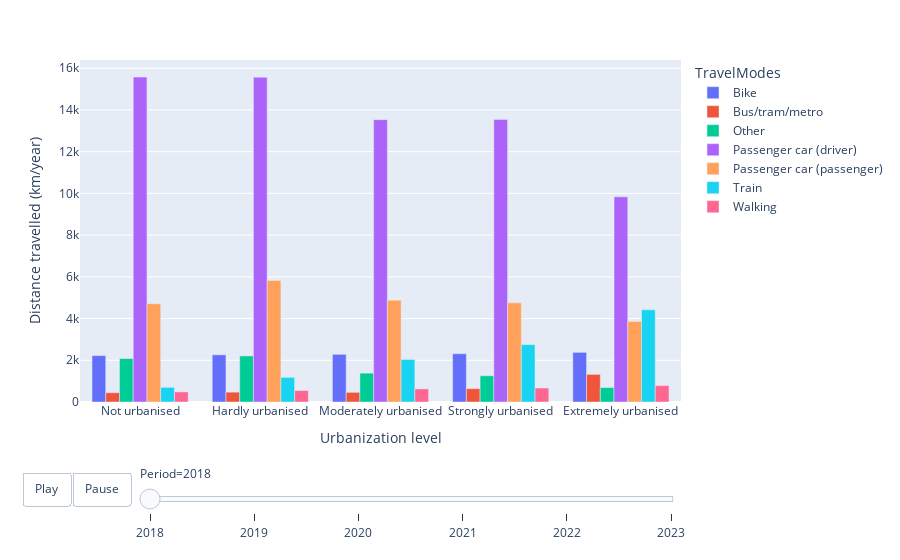

Write notebook code for a chart like this one.
### Code cell
barplotanimation(datanototal, 'Distance_Travelled_PassengerKm_Per_Year', urbanization_order, 'Distance travelled (km/year)')

### Figure 1 — Plotly figure (JSON) as saved in the notebook; plotly's stock layout.template omitted (floating-point values rounded to 4 significant figures)
{"data": [{"alignmentgroup": "True", "hovertemplate": "TravelModes=Bike<br>Period=2018<br>Urbanization level=%{x}<br>Distance travelled (km/year)=%{y}<extra></extra>", "legendgroup": "Bike", "marker": {"color": "#636efa", "pattern": {"shape": ""}}, "name": "Bike", "offsetgroup": "Bike", "orientation": "v", "showlegend": true, "textposition": "auto", "type": "bar", "x": ["Extremely urbanised", "Hardly urbanised", "Moderately urbanised", "Not urbanised", "Strongly urbanised"], "xaxis": "x", "y": [2379, 2263, 2286, 2224, 2315], "yaxis": "y"}, {"alignmentgroup": "True", "hovertemplate": "TravelModes=Bus/tram/metro<br>Period=2018<br>Urbanization level=%{x}<br>Distance travelled (km/year)=%{y}<extra></extra>", "legendgroup": "Bus/tram/metro", "marker": {"color": "#EF553B", "pattern": {"shape": ""}}, "name": "Bus/tram/metro", "offsetgroup": "Bus/tram/metro", "orientation": "v", "showlegend": true, "textposition": "auto", "type": "bar", "x": ["Extremely urbanised", "Hardly urbanised", "Moderately urbanised", "Not urbanised", "Strongly urbanised"], "xaxis": "x", "y": [1325, 472, 463, 444, 640], "yaxis": "y"}, {"alignmentgroup": "True", "hovertemplate": "TravelModes=Other<br>Period=2018<br>Urbanization level=%{x}<br>Distance travelled (km/year)=%{y}<extra></extra>", "legendgroup": "Other", "marker": {"color": "#00cc96", "pattern": {"shape": ""}}, "name": "Other", "offsetgroup": "Other", "orientation": "v", "showlegend": true, "textposition": "auto", "type": "bar", "x": ["Extremely urbanised", "Hardly urbanised", "Moderately urbanised", "Not urbanised", "Strongly urbanised"], "xaxis": "x", "y": [693, 2208, 1384, 2085, 1258], "yaxis": "y"}, {"alignmentgroup": "True", "hovertemplate": "TravelModes=Passenger car (driver)<br>Period=2018<br>Urbanization level=%{x}<br>Distance travelled (km/year)=%{y}<extra></extra>", "legendgroup": "Passenger car (driver)", "marker": {"color": "#ab63fa", "pattern": {"shape": ""}}, "name": "Passenger car (driver)", "offsetgroup": "Passenger car (driver)", "orientation": "v", "showlegend": true, "textposition": "auto", "type": "bar", "x": ["Extremely urbanised", "Hardly urbanised", "Moderately urbanised", "Not urbanised", "Strongly urbanised"], "xaxis": "x", "y": [9836, 15573, 13536, 15575, 13548], "yaxis": "y"}, {"alignmentgroup": "True", "hovertemplate": "TravelModes=Passenger car (passenger)<br>Period=2018<br>Urbanization level=%{x}<br>Distance travelled (km/year)=%{y}<extra></extra>", "legendgroup": "Passenger car (passenger)", "marker": {"color": "#FFA15A", "pattern": {"shape": ""}}, "name": "Passenger car (passenger)", "offsetgroup": "Passenger car (passenger)", "orientation": "v", "showlegend": true, "textposition": "auto", "type": "bar", "x": ["Extremely urbanised", "Hardly urbanised", "Moderately urbanised", "Not urbanised", "Strongly urbanised"], "xaxis": "x", "y": [3861, 5829, 4883, 4712, 4752], "yaxis": "y"}, {"alignmentgroup": "True", "hovertemplate": "TravelModes=Train<br>Period=2018<br>Urbanization level=%{x}<br>Distance travelled (km/year)=%{y}<extra></extra>", "legendgroup": "Train", "marker": {"color": "#19d3f3", "pattern": {"shape": ""}}, "name": "Train", "offsetgroup": "Train", "orientation": "v", "showlegend": true, "textposition": "auto", "type": "bar", "x": ["Extremely urbanised", "Hardly urbanised", "Moderately urbanised", "Not urbanised", "Strongly urbanised"], "xaxis": "x", "y": [4418, 1181, 2039, 702, 2751], "yaxis": "y"}, {"alignmentgroup": "True", "hovertemplate": "TravelModes=Walking<br>Period=2018<br>Urbanization level=%{x}<br>Distance travelled (km/year)=%{y}<extra></extra>", "legendgroup": "Walking", "marker": {"color": "#FF6692", "pattern": {"shape": ""}}, "name": "Walking", "offsetgroup": "Walking", "orientation": "v", "showlegend": true, "textposition": "auto", "type": "bar", "x": ["Extremely urbanised", "Hardly urbanised", "Moderately urbanised", "Not urbanised", "Strongly urbanised"], "xaxis": "x", "y": [786, 550, 628, 484, 670], "yaxis": "y"}], "layout": {"barmode": "group", "legend": {"title": {"text": "TravelModes"}, "tracegroupgap": 0}, "margin": {"t": 60}, "sliders": [{"active": 0, "currentvalue": {"prefix": "Period="}, "len": 0.9, "pad": {"b": 10, "t": 60}, "steps": [{"args": [["2018"], {"frame": {"duration": 0, "redraw": true}, "fromcurrent": true, "mode": "immediate", "transition": {"duration": 0, "easing": "linear"}}], "label": "2018", "method": "animate"}, {"args": [["2019"], {"frame": {"duration": 0, "redraw": true}, "fromcurrent": true, "mode": "immediate", "transition": {"duration": 0, "easing": "linear"}}], "label": "2019", "method": "animate"}, {"args": [["2020"], {"frame": {"duration": 0, "redraw": true}, "fromcurrent": true, "mode": "immediate", "transition": {"duration": 0, "easing": "linear"}}], "label": "2020", "method": "animate"}, {"args": [["2021"], {"frame": {"duration": 0, "redraw": true}, "fromcurrent": true, "mode": "immediate", "transition": {"duration": 0, "easing": "linear"}}], "label": "2021", "method": "animate"}, {"args": [["2022"], {"frame": {"duration": 0, "redraw": true}, "fromcurrent": true, "mode": "immediate", "transition": {"duration": 0, "easing": "linear"}}], "label": "2022", "method": "animate"}, {"args": [["2023"], {"frame": {"duration": 0, "redraw": true}, "fromcurrent": true, "mode": "immediate", "transition": {"duration": 0, "easing": "linear"}}], "label": "2023", "method": "animate"}], "x": 0.1, "xanchor": "left", "y": 0, "yanchor": "top"}], "updatemenus": [{"buttons": [{"args": [null, {"frame": {"duration": 2000, "redraw": true}, "fromcurrent": true, "transition": {"duration": 1000}}], "label": "Play", "method": "animate"}, {"args": [[null], {"frame": {"duration": 0, "redraw": false}, "mode": "immediate", "transition": {"duration": 0}}], "label": "Pause", "method": "animate"}], "direction": "left", "pad": {"r": 10, "t": 70}, "showactive": false, "type": "buttons", "x": 0.1, "xanchor": "right", "y": 0, "yanchor": "top"}], "xaxis": {"anchor": "y", "categoryarray": ["Not urbanised", "Hardly urbanised", "Moderately urbanised", "Strongly urbanised", "Extremely urbanised"], "categoryorder": "array", "domain": [0, 1], "title": {"text": "Urbanization level"}}, "yaxis": {"anchor": "x", "domain": [0, 1], "title": {"text": "Distance travelled (km/year)"}}}}
